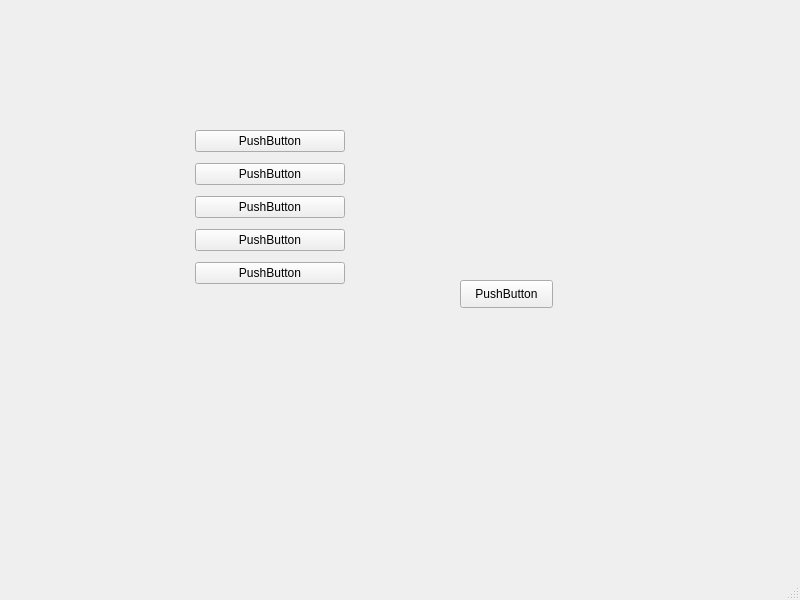
<?xml version="1.0" encoding="UTF-8"?>
<ui version="4.0">
 <class>MainWindow</class>
 <widget class="QMainWindow" name="MainWindow">
  <property name="geometry">
   <rect>
    <x>0</x>
    <y>0</y>
    <width>800</width>
    <height>600</height>
   </rect>
  </property>
  <property name="windowTitle">
   <string>MainWindow</string>
  </property>
  <widget class="QWidget" name="centralwidget">
   <widget class="QWidget" name="verticalLayoutWidget">
    <property name="geometry">
     <rect>
      <x>190</x>
      <y>120</y>
      <width>160</width>
      <height>178</height>
     </rect>
    </property>
    <layout class="QVBoxLayout" name="verticalLayout">
     <property name="leftMargin">
      <number>5</number>
     </property>
     <property name="topMargin">
      <number>5</number>
     </property>
     <property name="rightMargin">
      <number>5</number>
     </property>
     <property name="bottomMargin">
      <number>5</number>
     </property>
     <item>
      <widget class="QPushButton" name="pushButton">
       <property name="text">
        <string>PushButton</string>
       </property>
      </widget>
     </item>
     <item>
      <widget class="QPushButton" name="pushButton_4">
       <property name="text">
        <string>PushButton</string>
       </property>
      </widget>
     </item>
     <item>
      <widget class="QPushButton" name="pushButton_5">
       <property name="text">
        <string>PushButton</string>
       </property>
      </widget>
     </item>
     <item>
      <widget class="QPushButton" name="pushButton_3">
       <property name="text">
        <string>PushButton</string>
       </property>
      </widget>
     </item>
     <item>
      <widget class="QPushButton" name="pushButton_2">
       <property name="text">
        <string>PushButton</string>
       </property>
      </widget>
     </item>
    </layout>
   </widget>
   <widget class="QPushButton" name="pushButton_6">
    <property name="geometry">
     <rect>
      <x>460</x>
      <y>280</y>
      <width>93</width>
      <height>28</height>
     </rect>
    </property>
    <property name="text">
     <string>PushButton</string>
    </property>
   </widget>
  </widget>
  <widget class="QMenuBar" name="menubar">
   <property name="geometry">
    <rect>
     <x>0</x>
     <y>0</y>
     <width>800</width>
     <height>26</height>
    </rect>
   </property>
  </widget>
  <widget class="QStatusBar" name="statusbar"/>
 </widget>
 <resources/>
 <connections/>
</ui>
